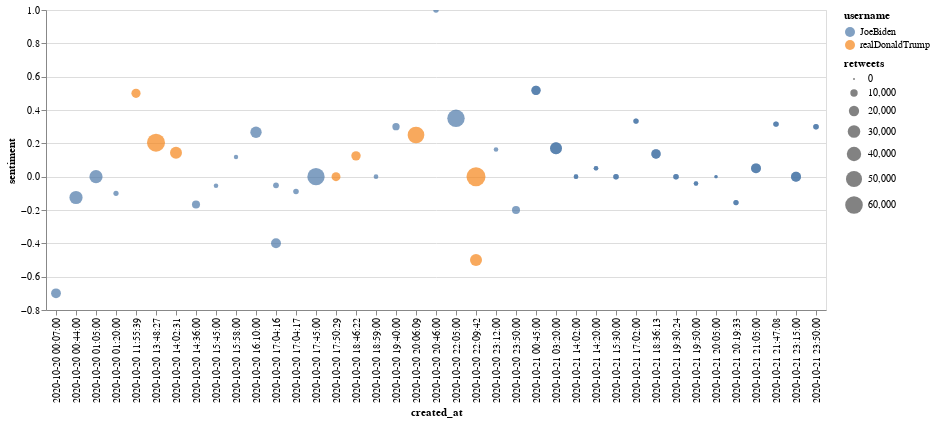

The cell this chart's notebook holds for it:
### Code cell
chart = alt.Chart(df).mark_circle().encode(
    x='created_at',
    y='sentiment',
    size='retweets',
    color='username',
    tooltip=['tweet_text']
    ).interactive()

chart.properties(
    width=800,
    height=800
)

chart

### Figure 1 — Vega-Lite specification as saved in the notebook (floating-point values rounded to 4 significant figures)
{"config": {"view": {"continuousWidth": 400, "continuousHeight": 300}}, "data": {"name": "data-38ba6bd28726f9f94330be1085d800fc"}, "mark": "circle", "encoding": {"color": {"type": "nominal", "field": "username"}, "size": {"type": "quantitative", "field": "retweets"}, "tooltip": [{"type": "nominal", "field": "tweet_text"}], "x": {"type": "nominal", "field": "created_at"}, "y": {"type": "quantitative", "field": "sentiment"}}, "selection": {"selector006": {"type": "interval", "bind": "scales", "encodings": ["x", "y"]}}, "$schema": "https://vega.github.io/schema/vega-lite/v4.8.1.json", "datasets": {"data-38ba6bd28726f9f94330be1085d800fc": [{"_0": 0, "username": "JoeBiden", "tweet_text": "If I’m elected president, I won’t waste a minute getting this virus under control. Here’s how I’ll do it: https://t.co/NoPsQ0FDV8", "retweets": 11899, "location": "Wilmington, DE", "created_at": "2020-10-20 23:50:00", "sentiment": -0.2, "subjectivity": 0.0}, {"_0": 1, "username": "JoeBiden", "tweet_text": "Whether it’s your first time voting or you’re an old pro, voting is better with friends and family. So message a few folks and make your plan to vote together today.\n\nhttps://t.co/uoiVh9ZqzI https://t.co/clVe9wpOMi", "retweets": 3301, "location": "Wilmington, DE", "created_at": "2020-10-20 23:12:00", "sentiment": 0.1625, "subjectivity": 0.2833}, {"_0": 2, "username": "JoeBiden", "tweet_text": "Listening to scientists is not a bad thing.\n\nI can’t believe that has to be said.", "retweets": 58712, "location": "Wilmington, DE", "created_at": "2020-10-20 22:05:00", "sentiment": 0.35, "subjectivity": 0.6667}, {"_0": 3, "username": "JoeBiden", "tweet_text": "America is a nation that values immigrants. It is and has always been one of our greatest strengths.\n\nWe need a president who understands that. https://t.co/fIuNJUrfY3", "retweets": 5014, "location": "Wilmington, DE", "created_at": "2020-10-20 20:46:00", "sentiment": 1.0, "subjectivity": 1.0}, {"_0": 4, "username": "JoeBiden", "tweet_text": "A few weeks ago, I spoke to Mr. Rogers’ wife Joanne when I was in her neighborhood in Pittsburgh. It was a great conversation.\n\nFriendship, empathy, kindness, and compassion — I think we could all learn a thing or two from her and her husband’s example. https://t.co/lRX9jt7FXS", "retweets": 9628, "location": "Wilmington, DE", "created_at": "2020-10-20 19:40:00", "sentiment": 0.3, "subjectivity": 0.425}, {"_0": 5, "username": "JoeBiden", "tweet_text": "Tonight, the Avengers are assembling with real-life superhero @KamalaHarris for a grassroots fundraiser.\n\nTime is running out to join them. Chip in to reserve your spot: https://t.co/kLqUKmDCjK https://t.co/3wL1zcFFd6", "retweets": 3481, "location": "Wilmington, DE", "created_at": "2020-10-20 18:59:00", "sentiment": 0.0, "subjectivity": 0.0}, {"_0": 6, "username": "JoeBiden", "tweet_text": "Two weeks from today, we’re going to beat President Trump.", "retweets": 57919, "location": "Wilmington, DE", "created_at": "2020-10-20 17:45:00", "sentiment": 0.0, "subjectivity": 0.0}, {"_0": 7, "username": "JoeBiden", "tweet_text": "Mr. President, the people are tired. They’re tired of your lies about this virus. They’re tired of watching more Americans die, and more people lose their jobs because you refuse to take this pandemic seriously. https://t.co/pdxdo3FadB", "retweets": 5272, "location": "Wilmington, DE", "created_at": "2020-10-20 17:04:17", "sentiment": -0.08889, "subjectivity": 0.6278}, {"_0": 8, "username": "JoeBiden", "tweet_text": "Waving a white flag and saying, “it is what it is” is unacceptable when thousands are dying each week, when businesses are closing, and when schools remain shuttered. The American people have never backed down from a challenge, but they need a leader to show the way.", "retweets": 5758, "location": "Wilmington, DE", "created_at": "2020-10-20 17:04:16", "sentiment": -0.05185, "subjectivity": 0.0963}, {"_0": 9, "username": "JoeBiden", "tweet_text": "Yesterday, @realDonaldTrump decided to attack Dr. Fauci once again, calling him a ‘disaster’ and public health experts ‘idiots.’ Meanwhile, he still has no plan to beat this virus.", "retweets": 18576, "location": "Wilmington, DE", "created_at": "2020-10-20 17:04:16", "sentiment": -0.4, "subjectivity": 0.4333}, {"_0": 10, "username": "JoeBiden", "tweet_text": "Happy Birthday, @KamalaHarris. Next year, let’s celebrate with some ice cream at the White House. https://t.co/SWhS32AaIE", "retweets": 24499, "location": "Wilmington, DE", "created_at": "2020-10-20 16:10:00", "sentiment": 0.2667, "subjectivity": 0.3333}, {"_0": 11, "username": "JoeBiden", "tweet_text": "If you live in Hawaii, Utah, or Wisconsin, in-person early voting is now underway.\n\nMillions of Americans across the country have already voted. Join them and cast your ballot today. https://t.co/eoxT07uII9", "retweets": 3004, "location": "Wilmington, DE", "created_at": "2020-10-20 15:58:00", "sentiment": 0.1182, "subjectivity": 0.4}, {"_0": 12, "username": "JoeBiden", "tweet_text": "Maryland and New Mexico — if you plan to vote by mail, today is the last day to request your absentee ballot.\n\nHead to https://t.co/eoxT07d7QB before it's too late.", "retweets": 3302, "location": "Wilmington, DE", "created_at": "2020-10-20 15:45:00", "sentiment": -0.05455, "subjectivity": 0.3737}, {"_0": 13, "username": "JoeBiden", "tweet_text": "The simple, sad truth is that this president is not in office to serve the American people. He’s in it to serve himself.\n\n@KamalaHarris and I are in this for you and your families. https://t.co/mV9ONHhn1b", "retweets": 11965, "location": "Wilmington, DE", "created_at": "2020-10-20 14:36:00", "sentiment": -0.1667, "subjectivity": 0.4524}, {"_0": 14, "username": "JoeBiden", "tweet_text": "Pennsylvania — there are just a few hours left to register to vote online. Don’t miss your chance to make your voice heard in this election. Head to https://t.co/U1KkwCfDCV and register before 11:59 PM.", "retweets": 4489, "location": "Wilmington, DE", "created_at": "2020-10-20 01:20:00", "sentiment": -0.1, "subjectivity": 0.05}, {"_0": 15, "username": "JoeBiden", "tweet_text": "For once, Donald Trump is correct: I will listen to scientists. https://t.co/jmxoDn1Ezp", "retweets": 33135, "location": "Wilmington, DE", "created_at": "2020-10-20 01:05:00", "sentiment": 0.0, "subjectivity": 0.0}, {"_0": 16, "username": "JoeBiden", "tweet_text": "I will be a president who pushes towards the future. Not one who clings to the past.", "retweets": 33060, "location": "Wilmington, DE", "created_at": "2020-10-20 00:44:00", "sentiment": -0.125, "subjectivity": 0.1875}, {"_0": 17, "username": "JoeBiden", "tweet_text": ".@realDonaldTrump — if you had listened to the scientists, it wouldn't be this bad. https://t.co/0eNuV4pAMK", "retweets": 18079, "location": "Wilmington, DE", "created_at": "2020-10-20 00:07:00", "sentiment": -0.7, "subjectivity": 0.6667}, {"_0": 0, "username": "realDonaldTrump", "tweet_text": "...Everyone should compare this terrible Electoral Intrusion with the recent interviews of Sleepy Joe Biden!", "retweets": 27593, "location": "Washington, DC", "created_at": "2020-10-20 22:09:42", "sentiment": -0.5, "subjectivity": 0.625}, {"_0": 1, "username": "realDonaldTrump", "tweet_text": "I am pleased to inform you that, for the sake of accuracy in reporting, I am considering posting my interview with Lesley Stahl of 60 Minutes, PRIOR TO AIRTIME! This will be done so that everybody can get a glimpse of what a FAKE and BIASED interview is all about...", "retweets": 69958, "location": "Washington, DC", "created_at": "2020-10-20 22:09:42", "sentiment": 0.0, "subjectivity": 0.6667}, {"_0": 2, "username": "realDonaldTrump", "tweet_text": "Lesley Stahl of 60 Minutes not wearing a mask in the White House after her interview with me. Much more to come. https://t.co/0plZG6a4fH", "retweets": 53883, "location": "Washington, DC", "created_at": "2020-10-20 20:06:09", "sentiment": 0.25, "subjectivity": 0.25}, {"_0": 3, "username": "realDonaldTrump", "tweet_text": "WISCONSIN! Early voting is now underway—let’s #MAGA! https://t.co/gsFSghkmdM", "retweets": 16456, "location": "Washington, DC", "created_at": "2020-10-20 18:46:22", "sentiment": 0.125, "subjectivity": 0.3}, {"_0": 4, "username": "realDonaldTrump", "tweet_text": "https://t.co/gsFSghkmdM", "retweets": 14869, "location": "Washington, DC", "created_at": "2020-10-20 17:50:29", "sentiment": 0.0, "subjectivity": 0.0}, {"_0": 5, "username": "realDonaldTrump", "tweet_text": "“Stock Markets will hit new highs if President Trump wins.  Tremendous growth like never before. If Biden wins, it’s strangulation. Not good.” @SteveKalayjian @Varneyco", "retweets": 27341, "location": "Washington, DC", "created_at": "2020-10-20 14:02:31", "sentiment": 0.1439, "subjectivity": 0.4909}, {"_0": 6, "username": "realDonaldTrump", "tweet_text": "To the great people of New York, California, and Illinois, your states are way too highly taxed, big crime, people fleeing, and just about every other problem you can have. VOTE TRUMP, I will turn them around for you, FAST!", "retweets": 62867, "location": "Washington, DC", "created_at": "2020-10-20 13:48:27", "sentiment": 0.2036, "subjectivity": 0.4699}, {"_0": 7, "username": "realDonaldTrump", "tweet_text": "Will be interviewed on @foxandfriends at 8:00 A.M. Enjoy!", "retweets": 15680, "location": "Washington, DC", "created_at": "2020-10-20 11:55:39", "sentiment": 0.5, "subjectivity": 0.5}, {"_0": 0, "username": "JoeBiden", "tweet_text": "Vote early.\n\nVote by mail.\n\nVote on Election Day.\n\nJust make sure you vote. https://t.co/eoxT07d7QB", "retweets": 5187, "location": "Wilmington, DE", "created_at": "2020-10-21 23:50:00", "sentiment": 0.3, "subjectivity": 0.5944}, {"_0": 1, "username": "JoeBiden", "tweet_text": "President Trump didn't take the necessary precautions to protect himself and others.\n\nHow can we trust him to protect the country?", "retweets": 18703, "location": "Wilmington, DE", "created_at": "2020-10-21 23:15:00", "sentiment": 0.0, "subjectivity": 1.0}, {"_0": 2, "username": "JoeBiden", "tweet_text": "I couldn’t be more excited to have my friend @BarackObama hitting the campaign trail. Tune in for his first drive-in rally live from Philadelphia. https://t.co/NJyChqivOt", "retweets": 5011, "location": "Wilmington, DE", "created_at": "2020-10-21 21:47:08", "sentiment": 0.3153, "subjectivity": 0.5208}, {"_0": 3, "username": "JoeBiden", "tweet_text": "It’s time we replace Secretary Betsy DeVos with an actual public school educator — one who values our public schools and is capable of guiding all of our schools through this pandemic.\n\nVote: https://t.co/eoxT07d7QB https://t.co/CWf3H5BqOH", "retweets": 18311, "location": "Wilmington, DE", "created_at": "2020-10-21 21:05:00", "sentiment": 0.05, "subjectivity": 0.1583}, {"_0": 4, "username": "JoeBiden", "tweet_text": "Tune in as @BarackObama sits down with community leaders in Philadelphia to talk about what’s at stake in this election. https://t.co/Xzmy0Cs3sw", "retweets": 4569, "location": "Wilmington, DE", "created_at": "2020-10-21 20:19:33", "sentiment": -0.1556, "subjectivity": 0.2889}, {"_0": 5, "username": "JoeBiden", "tweet_text": "Hay muchos asuntos que son complicados, pero algunas cosas son visiblemente claras. Las familias deben permanecer unidas. https://t.co/rLC69J5rHI", "retweets": 1391, "location": "Wilmington, DE", "created_at": "2020-10-21 20:05:00", "sentiment": 0.0, "subjectivity": 0.0}, {"_0": 6, "username": "JoeBiden", "tweet_text": "There are many issues that are complicated, but some things are just black and white. Families belong together. https://t.co/TgIkhAMAtZ", "retweets": 3210, "location": "Wilmington, DE", "created_at": "2020-10-21 19:50:00", "sentiment": -0.04167, "subjectivity": 0.4833}, {"_0": 7, "username": "JoeBiden", "tweet_text": "Cada día parece que descubrimos nuevos horrores cometidos por el presidente Trump y su administración. https://t.co/eefL58X7R8", "retweets": 5055, "location": "Wilmington, DE", "created_at": "2020-10-21 19:30:24", "sentiment": 0.0, "subjectivity": 0.0}, {"_0": 8, "username": "JoeBiden", "tweet_text": "Every day it seems we uncover new horrors perpetrated by President Trump and his administration. https://t.co/eefL58X7R8", "retweets": 16480, "location": "Wilmington, DE", "created_at": "2020-10-21 18:36:13", "sentiment": 0.1364, "subjectivity": 0.4545}, {"_0": 9, "username": "JoeBiden", "tweet_text": "The Build Back Better Express Tour was about more than my love for trains — it was about meeting folks along the way and discussing how we can make their lives better.\n\nThey are the backbone of America — and I’ll fight for them every day in the White House. https://t.co/HhJHo35DvD", "retweets": 4712, "location": "Wilmington, DE", "created_at": "2020-10-21 17:02:00", "sentiment": 0.3333, "subjectivity": 0.35}, {"_0": 10, "username": "JoeBiden", "tweet_text": "Justice is on the ballot.\n\nhttps://t.co/eoxT07uII9 https://t.co/0dg9Cg1f2i", "retweets": 5090, "location": "Wilmington, DE", "created_at": "2020-10-21 15:30:00", "sentiment": 0.0, "subjectivity": 0.0}, {"_0": 11, "username": "JoeBiden", "tweet_text": "West Virginia — in-person early voting is now open across the state. \n\nMake a plan to vote at https://t.co/3lR0146LYv.", "retweets": 3299, "location": "Wilmington, DE", "created_at": "2020-10-21 14:20:00", "sentiment": 0.05, "subjectivity": 0.4}, {"_0": 12, "username": "JoeBiden", "tweet_text": "Missouri — today is the last day to request a mail-in ballot.\n\nHead to https://t.co/lDI7PzhWha and request yours today.", "retweets": 3351, "location": "Wilmington, DE", "created_at": "2020-10-21 14:02:00", "sentiment": 0.0, "subjectivity": 0.06667}, {"_0": 13, "username": "JoeBiden", "tweet_text": "It’s time we see each other as fellow Americans who live in — and love — the United States of America. https://t.co/xawem14X61", "retweets": 26548, "location": "Wilmington, DE", "created_at": "2020-10-21 03:20:00", "sentiment": 0.1705, "subjectivity": 0.4917}, {"_0": 14, "username": "JoeBiden", "tweet_text": "I’ve always believed we’re at our best when we’re one America. If we come together, there’s not a single thing we cannot overcome.", "retweets": 16008, "location": "Wilmington, DE", "created_at": "2020-10-21 00:45:00", "sentiment": 0.5179, "subjectivity": 0.2571}, {"_0": 0, "username": "JoeBiden", "tweet_text": "Vote early.\n\nVote by mail.\n\nVote on Election Day.\n\nJust make sure you vote. https://t.co/eoxT07d7QB", "retweets": 5187, "location": "Wilmington, DE", "created_at": "2020-10-21 23:50:00", "sentiment": 0.3, "subjectivity": 0.5944}, {"_0": 1, "username": "JoeBiden", "tweet_text": "President Trump didn't take the necessary precautions to protect himself and others.\n\nHow can we trust him to protect the country?", "retweets": 18703, "location": "Wilmington, DE", "created_at": "2020-10-21 23:15:00", "sentiment": 0.0, "subjectivity": 1.0}, {"_0": 2, "username": "JoeBiden", "tweet_text": "I couldn’t be more excited to have my friend @BarackObama hitting the campaign trail. Tune in for his first drive-in rally live from Philadelphia. https://t.co/NJyChqivOt", "retweets": 5011, "location": "Wilmington, DE", "created_at": "2020-10-21 21:47:08", "sentiment": 0.3153, "subjectivity": 0.5208}, {"_0": 3, "username": "JoeBiden", "tweet_text": "It’s time we replace Secretary Betsy DeVos with an actual public school educator — one who values our public schools and is capable of guiding all of our schools through this pandemic.\n\nVote: https://t.co/eoxT07d7QB https://t.co/CWf3H5BqOH", "retweets": 18311, "location": "Wilmington, DE", "created_at": "2020-10-21 21:05:00", "sentiment": 0.05, "subjectivity": 0.1583}, {"_0": 4, "username": "JoeBiden", "tweet_text": "Tune in as @BarackObama sits down with community leaders in Philadelphia to talk about what’s at stake in this election. https://t.co/Xzmy0Cs3sw", "retweets": 4569, "location": "Wilmington, DE", "created_at": "2020-10-21 20:19:33", "sentiment": -0.1556, "subjectivity": 0.2889}, {"_0": 5, "username": "JoeBiden", "tweet_text": "Hay muchos asuntos que son complicados, pero algunas cosas son visiblemente claras. Las familias deben permanecer unidas. https://t.co/rLC69J5rHI", "retweets": 1391, "location": "Wilmington, DE", "created_at": "2020-10-21 20:05:00", "sentiment": 0.0, "subjectivity": 0.0}, {"_0": 6, "username": "JoeBiden", "tweet_text": "There are many issues that are complicated, but some things are just black and white. Families belong together. https://t.co/TgIkhAMAtZ", "retweets": 3210, "location": "Wilmington, DE", "created_at": "2020-10-21 19:50:00", "sentiment": -0.04167, "subjectivity": 0.4833}, {"_0": 7, "username": "JoeBiden", "tweet_text": "Cada día parece que descubrimos nuevos horrores cometidos por el presidente Trump y su administración. https://t.co/eefL58X7R8", "retweets": 5055, "location": "Wilmington, DE", "created_at": "2020-10-21 19:30:24", "sentiment": 0.0, "subjectivity": 0.0}, {"_0": 8, "username": "JoeBiden", "tweet_text": "Every day it seems we uncover new horrors perpetrated by President Trump and his administration. https://t.co/eefL58X7R8", "retweets": 16480, "location": "Wilmington, DE", "created_at": "2020-10-21 18:36:13", "sentiment": 0.1364, "subjectivity": 0.4545}, {"_0": 9, "username": "JoeBiden", "tweet_text": "The Build Back Better Express Tour was about more than my love for trains — it was about meeting folks along the way and discussing how we can make their lives better.\n\nThey are the backbone of America — and I’ll fight for them every day in the White House. https://t.co/HhJHo35DvD", "retweets": 4712, "location": "Wilmington, DE", "created_at": "2020-10-21 17:02:00", "sentiment": 0.3333, "subjectivity": 0.35}, {"_0": 10, "username": "JoeBiden", "tweet_text": "Justice is on the ballot.\n\nhttps://t.co/eoxT07uII9 https://t.co/0dg9Cg1f2i", "retweets": 5090, "location": "Wilmington, DE", "created_at": "2020-10-21 15:30:00", "sentiment": 0.0, "subjectivity": 0.0}, {"_0": 11, "username": "JoeBiden", "tweet_text": "West Virginia — in-person early voting is now open across the state. \n\nMake a plan to vote at https://t.co/3lR0146LYv.", "retweets": 3299, "location": "Wilmington, DE", "created_at": "2020-10-21 14:20:00", "sentiment": 0.05, "subjectivity": 0.4}, {"_0": 12, "username": "JoeBiden", "tweet_text": "Missouri — today is the last day to request a mail-in ballot.\n\nHead to https://t.co/lDI7PzhWha and request yours today.", "retweets": 3351, "location": "Wilmington, DE", "created_at": "2020-10-21 14:02:00", "sentiment": 0.0, "subjectivity": 0.06667}, {"_0": 13, "username": "JoeBiden", "tweet_text": "It’s time we see each other as fellow Americans who live in — and love — the United States of America. https://t.co/xawem14X61", "retweets": 26548, "location": "Wilmington, DE", "created_at": "2020-10-21 03:20:00", "sentiment": 0.1705, "subjectivity": 0.4917}, {"_0": 14, "username": "JoeBiden", "tweet_text": "I’ve always believed we’re at our best when we’re one America. If we come together, there’s not a single thing we cannot overcome.", "retweets": 16008, "location": "Wilmington, DE", "created_at": "2020-10-21 00:45:00", "sentiment": 0.5179, "subjectivity": 0.2571}]}}
